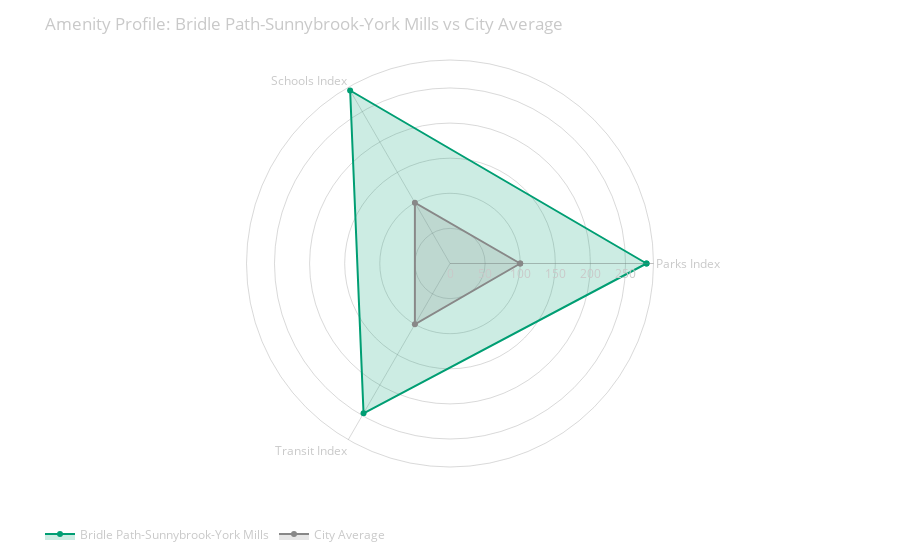

The code cell stored with this chart in its notebook:
### Markdown cell above
## 2. Data Visualization

### Figure Factory

Uses `create_radar` from `portfolio_app.figures.toronto.radar`.

### Code cell
import sys

sys.path.insert(0, "../..")

from portfolio_app.figures.toronto.radar import create_comparison_radar

# Compare top neighbourhood vs city average (100)
top_hood = top_5.iloc[0]
metrics = ["parks_index", "schools_index", "transit_index"]

fig = create_comparison_radar(
    selected_data=top_hood.to_dict(),
    average_data={"parks_index": 100, "schools_index": 100, "transit_index": 100},
    metrics=metrics,
    selected_name=top_hood["neighbourhood_name"],
    average_name="City Average",
    title=f"Amenity Profile: {top_hood['neighbourhood_name']} vs City Average",
)

fig.show()

### Figure 1 — Plotly figure (JSON) as saved in the notebook; plotly's stock layout.template omitted (floating-point values rounded to 4 significant figures)
{"data": [{"fill": "toself", "fillcolor": "rgba(0, 158, 115, 0.2)", "hovertemplate": "%{theta}: %{r:.1f}<extra></extra>", "line": {"color": "#009E73", "width": 2}, "name": "Bridle Path-Sunnybrook-York Mills", "r": [279.9, 284.5, 246.3, 279.9], "theta": ["Parks Index", "Schools Index", "Transit Index", "Parks Index"], "type": "scatterpolar"}, {"fill": "toself", "fillcolor": "rgba(136, 136, 136, 0.2)", "hovertemplate": "%{theta}: %{r:.1f}<extra></extra>", "line": {"color": "#888888", "width": 2}, "name": "City Average", "r": [100, 100, 100, 100], "theta": ["Parks Index", "Schools Index", "Transit Index", "Parks Index"], "type": "scatterpolar"}], "layout": {"font": {"color": "#c9c9c9"}, "legend": {"orientation": "h", "y": -0.2, "yanchor": "bottom"}, "margin": {"b": 40, "l": 40, "r": 40, "t": 60}, "paper_bgcolor": "rgba(0, 0, 0, 0)", "polar": {"angularaxis": {"gridcolor": "rgba(128, 128, 128, 0.3)", "linecolor": "rgba(128, 128, 128, 0.3)", "tickfont": {"color": "#c9c9c9"}}, "bgcolor": "rgba(0, 0, 0, 0)", "radialaxis": {"gridcolor": "rgba(128, 128, 128, 0.3)", "linecolor": "rgba(128, 128, 128, 0.3)", "tickfont": {"color": "#c9c9c9"}, "visible": true}}, "showlegend": true, "title": {"text": "Amenity Profile: Bridle Path-Sunnybrook-York Mills vs City Average"}}}
